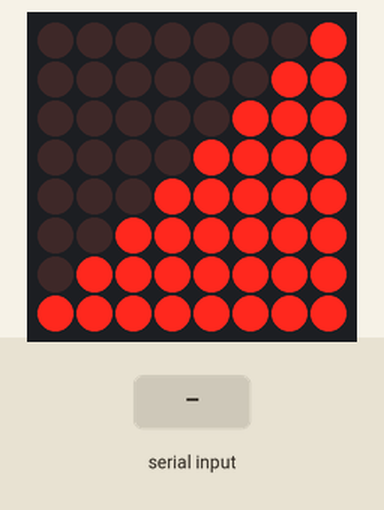
Bench run of a sketch on a simulated Arduino Uno, built with avr-gcc and run on an emulated ATmega328P. Parts: 8×8 LED matrix. Wiring (inferred from the names in the program): MAX7219 LED driver (orientation assumed): data pin 7; clock pin 9; CS pin 8. Inputs (shaded band) come from the test bench.

Above: at 1.2 s.
1.3 s: "]" received over Serial
At 1.41 s:
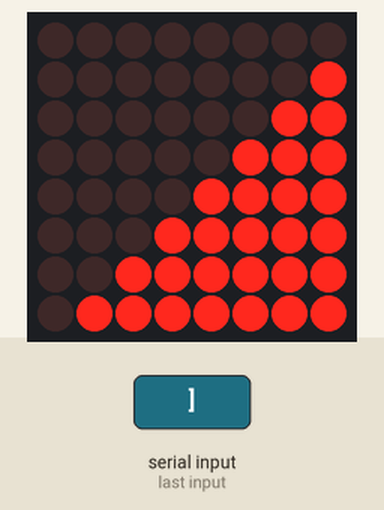
At 1.9 s:
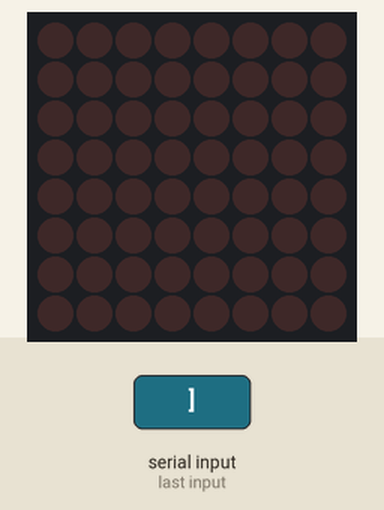
Timing chart, 0 to 4.3 s (numbered marks = the images above; inputs shaded):
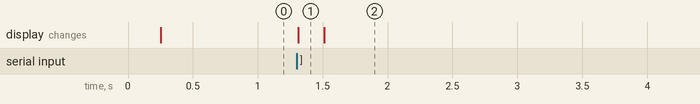

Measured:
- after the input at 1.3 s, the display: changes at once (image 1)

The sketch:

cpuinfo_arduino.ino
```cpp
/*MatrixLED Display*/
# define DISP_USAGE_0 0x00
# define DISP_USAGE_1 0x01
# define DISP_USAGE_2 0x03
# define DISP_USAGE_3 0x07
# define DISP_USAGE_4 0x0f
# define DISP_USAGE_5 0x1f
# define DISP_USAGE_6 0x3f
# define DISP_USAGE_7 0x7f
# define DISP_USAGE_8 0xff

/*Serial Definitions*/
# define MAX_LENGTH 62
char dat[MAX_LENGTH];   // Serial strings
int count = 0;          // Serial strings count
int now_view[8] = {0,0,0,0,0,0,0,0};
int new_view[8] = {6,21,36,51,61,71,81,91};

/*Port Definitions*/
const int Max7219_pinCLK = 9;
const int Max7219_pinCS  = 8;
const int Max7219_pinDIN = 7;

void Write_Max7219_byte(unsigned char DATA)
{
  unsigned char i;
  digitalWrite(Max7219_pinCS, LOW);
  for (i = 8; i >= 1; i--)
  {
    digitalWrite(Max7219_pinCLK, LOW);
    digitalWrite(Max7219_pinDIN, DATA & 0x80); // Extracting a bit data
    DATA = DATA << 1;
    digitalWrite(Max7219_pinCLK, HIGH);
  }
}

void Write_Max7219(unsigned char address, unsigned char dat)
{
  digitalWrite(Max7219_pinCS, LOW);
  Write_Max7219_byte(address);     //address，code of LED
  Write_Max7219_byte(dat);         //data，figure on LED
  digitalWrite(Max7219_pinCS, HIGH);
}

void Init_MAX7219(void)
{
  Write_Max7219(0x09, 0x00);       //decoding ：BCD
  Write_Max7219(0x0a, 0x00);       //brightness
  Write_Max7219(0x0b, 0x07);       //scanlimit；8 LED
  Write_Max7219(0x0c, 0x01);       //power-down mode：0，normal mode：1
  Write_Max7219(0x0f, 0x00);       //test display：1；EOT，display：0
//
//  Write_Max7219(0x01,DISP_USAGE_1);//Init views
//  Write_Max7219(0x02,DISP_USAGE_2);
//  Write_Max7219(0x03,DISP_USAGE_3);
//  Write_Max7219(0x04,DISP_USAGE_4);
//  Write_Max7219(0x05,DISP_USAGE_5);
//  Write_Max7219(0x06,DISP_USAGE_6);
//  Write_Max7219(0x07,DISP_USAGE_7);
//  Write_Max7219(0x08,DISP_USAGE_8);
}

void updateView() {
  for(int line = 0 ;line < 8; line++) {
    if(new_view[line] > now_view[line]) {
      if(new_view[line] > now_view[line]+5) {
        now_view[line] += 5;
      } else {
        now_view[line]++;
      }
    } else if (new_view[line] < now_view[line]){
      if(new_view[line] < now_view[line]-5) {
        now_view[line] -= 5;
      } else {
        now_view[line]--;
      }
    }
    Write_Max7219(line+1, getDispUsage(now_view[line]));
  }
}

void writeCpuUsage(char* usage, int usage_length) {
  char char_usage[6];
  int char_usage_now = 0;
  int str_now = 0;

  for(int line = 0 ;line < 8; line++) {
    char_usage[0] = '0';
    char_usage_now = 0;

    for(char_usage_now = 0 ;str_now < usage_length && char_usage_now < 6 ; str_now++) {
      if(usage[str_now] >= 48 &&   // 0
         usage[str_now] <= 57 ) {  // 9
           char_usage[char_usage_now] = usage[str_now];
           char_usage_now++;
       } else if(usage[str_now] == '.' ||
                 usage[str_now] == ',' ||
                 usage[str_now] == ']' ) {
         //Ignore the decimal point
         while(usage[str_now] != ',' &&
               usage[str_now] != ']') {
           str_now++;
         }
         str_now++;
         break;
       }
    }
    char_usage[char_usage_now+1] = '\0';
//    Write_Max7219(line, getDispUsage(atoi(char_usage)));
    new_view[line] = atoi(char_usage);
  }
}

unsigned char getDispUsage(int usage)
{
  if(usage < 5)
    return DISP_USAGE_0;
  else if (usage < 20)
    return DISP_USAGE_1;
  else if (usage < 35)
    return DISP_USAGE_2;
  else if (usage < 50)
    return DISP_USAGE_3;
  else if (usage < 60)
    return DISP_USAGE_4;
  else if (usage < 70)
    return DISP_USAGE_5;
  else if (usage < 80)
    return DISP_USAGE_6;
  else if (usage < 90)
    return DISP_USAGE_7;

  return DISP_USAGE_8;
}

void setup() {
  pinMode(Max7219_pinCLK,OUTPUT);
  pinMode(Max7219_pinCS,OUTPUT);
  pinMode(Max7219_pinDIN,OUTPUT);
  delay(50);
  Init_MAX7219();

  Serial.begin(9600);
}

void loop() {
  String usage;
  while (Serial.available() > 0) {
    dat[count] = Serial.read();
    if (count > MAX_LENGTH - 2 || dat[count] == ']') {
      dat[count] = '\0';
      writeCpuUsage(dat, count);
      count = 0;
    } else {
      count++;
    }
  }
  updateView();
  delay(10);
}
```
